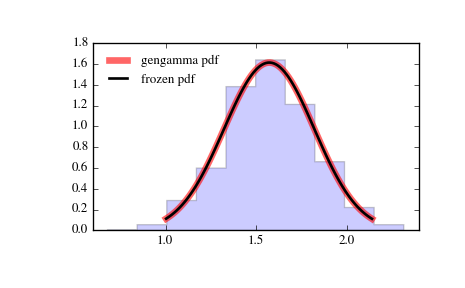

Here is the Python script that generated this plot:
from scipy.stats import gengamma
import matplotlib.pyplot as plt
fig, ax = plt.subplots(1, 1)

# Calculate a few first moments:

a, c = 4.42, 3.12
mean, var, skew, kurt = gengamma.stats(a, c, moments='mvsk')

# Display the probability density function (``pdf``):

x = np.linspace(gengamma.ppf(0.01, a, c),
                gengamma.ppf(0.99, a, c), 100)
ax.plot(x, gengamma.pdf(x, a, c),
       'r-', lw=5, alpha=0.6, label='gengamma pdf')

# Alternatively, the distribution object can be called (as a function)
# to fix the shape, location and scale parameters. This returns a "frozen"
# RV object holding the given parameters fixed.

# Freeze the distribution and display the frozen ``pdf``:

rv = gengamma(a, c)
ax.plot(x, rv.pdf(x), 'k-', lw=2, label='frozen pdf')

# Check accuracy of ``cdf`` and ``ppf``:

vals = gengamma.ppf([0.001, 0.5, 0.999], a, c)
np.allclose([0.001, 0.5, 0.999], gengamma.cdf(vals, a, c))
# True

# Generate random numbers:

r = gengamma.rvs(a, c, size=1000)

# And compare the histogram:

ax.hist(r, normed=True, histtype='stepfilled', alpha=0.2)
ax.legend(loc='best', frameon=False)
plt.show()
